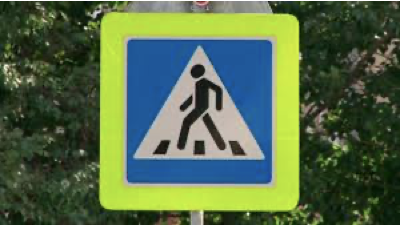
#> input picture Vision/road152.png, 400 x 225 px
$ python tareapt1.py
#> lines starting #> are read from the running program, lines starting #| are printed output that depends on the picture; after the words box and inside, x2 and y2 are one past the last pixel; in counts of white or black regions, pixels touching at a corner belong together
import cv2
import numpy as np
import os
from PIL import Image

# Cargando la imagen
imagen = Image.open("road152.png")
#> imagen is the input picture: PIL image 400x225 RGBA; mean R, G, B, A 83.6, 104.8, 72.6, 253.9

#imagen = Image.open('chango.jpeg')

# Mostrando la imagen en color
#imagen.show()
#cv2.imshow('Imagen original', np.array(imagen))

# Convertir la imagen a escala de grises
escala_grises = imagen.convert('L')
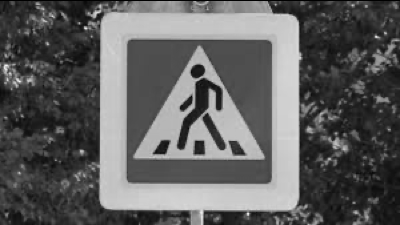
#> escala_grises: PIL image 400x225 L; min 0, max 244, mean 94.8

# Mostrando la imagen en escala de grises
#escala_grises.show()

# Aplicar un umbral de 128 a la imagen
umbral = 128
imagen_binaria = escala_grises.point(lambda x: 0 if x < umbral else 255, '1')
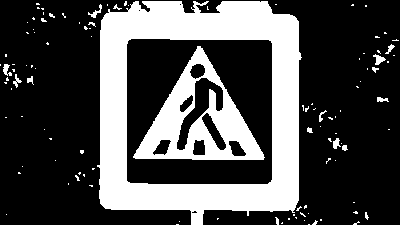
#> imagen_binaria: PIL image 400x225 1; 29.5% white; 110 white regions (94 under 20 px), largest, box (x1, y1, x2, y2) and area: (97, 1, 302, 225) 19788, (133, 46, 265, 160) 5690, (373, 54, 386, 65) 72

# Mostrar la imagen binaria
#imagen_binaria.show()

# Separar los canales de color
canales = imagen.split()

# Aplicar un umbral de 128 al canal rojo
umbral = 180
r = canales[0].point(lambda x: 0 if x < umbral else 255, 'L')
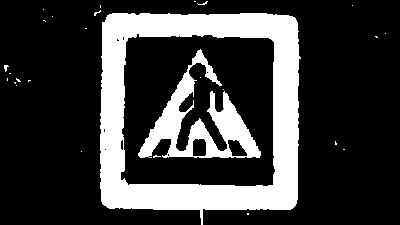
#> r: PIL image 400x225 L; 23.3% white; 27 white regions (24 under 20 px), largest, box (x1, y1, x2, y2) and area: (100, 13, 301, 225) 16576, (138, 49, 261, 158) 4288, (4, 65, 9, 72) 20

# Recombinar los canales de color para formar la imagen binaria
imagen_binR = Image.merge('RGB', (r, canales[1], canales[2]))
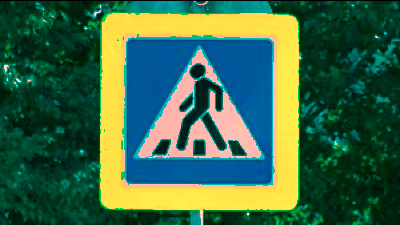
#> imagen_binR: PIL image 400x225 RGB; mean R, G, B 59.5, 104.8, 72.6

# Mostrar la imagen binaria
#imagen_binR.show()

img = np.array(escala_grises)
# Aplicar ruido gaussiano
media = 0
desviacion = 30
ruido = np.zeros(img.shape, np.uint8)
cv2.randn(ruido, media, desviacion)
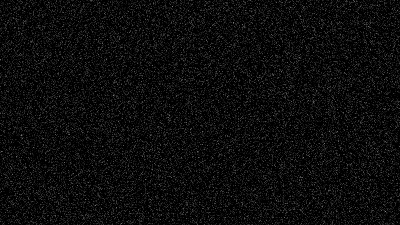
#> ruido: shape (225, 400); min 0, max 137, mean 11.9
img_ruidosa = cv2.add(img, ruido)
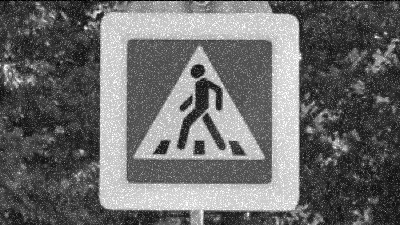
#> img_ruidosa: shape (225, 400); min 0, max 255, mean 106.6

# Aplicar filtro de media
img_filtrada_media = cv2.blur(img_ruidosa, (5,5))
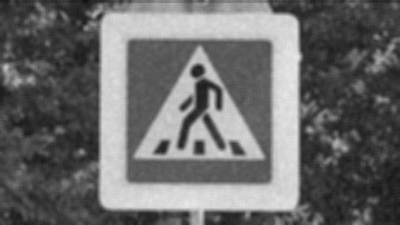
#> img_filtrada_media: shape (225, 400); min 18, max 233, mean 106.8

# Aplicar filtro Gaussiano
img_filtrada_gaussiano = cv2.GaussianBlur(img_ruidosa, (5,5), 0)

# Mostrar las imágenes
cv2.imshow('Imagen en blanco y negro', img)
cv2.imshow('Imagen con ruido gaussiano', img_ruidosa)
cv2.imshow('Imagen filtrada con filtro de media', img_filtrada_media)
cv2.imshow('Imagen filtrada con filtro Gaussiano', img_filtrada_gaussiano)
cv2.waitKey(0)
cv2.destroyAllWindows()

$ run again, with Vision/road1.png copied over Vision/road152.png
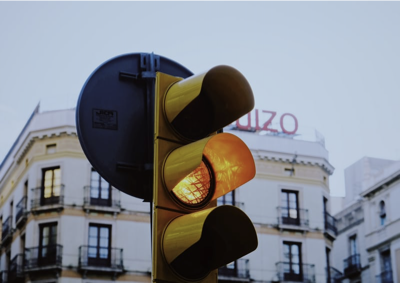
#> input picture Vision/road1.png, 400 x 283 px
#> imagen is the input picture: PIL image 400x283 RGBA; mean R, G, B, A 129.9, 133.9, 141.5, 254.5
#> `imagen_binaria = escala_grises.point(lambda x: 0 if x < umbral else 25..`:
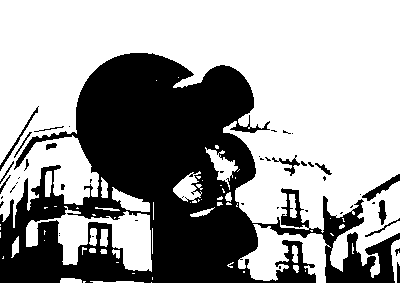
#> imagen_binaria: PIL image 400x283 1; 61.9% white; 46 black regions (30 under 20 px), largest, box (x1, y1, x2, y2) and area: (0, 53, 400, 283) 41775, (362, 174, 400, 201) 272, (0, 106, 39, 171) 185
#> r: PIL image 400x283 L; 38.1% white; 47 white regions (37 under 20 px), largest, box (x1, y1, x2, y2) and area: (0, 0, 400, 197) 42022, (173, 174, 202, 200) 359, (283, 115, 295, 131) 157
#> `img_filtrada_media = cv2.blur(img_ruidosa, (5,5))`:
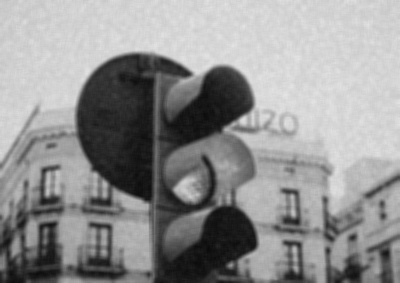
#> img_filtrada_media: shape (283, 400); min 10, max 229, mean 145.4

$ run again, with Vision/road10.png copied over Vision/road152.png
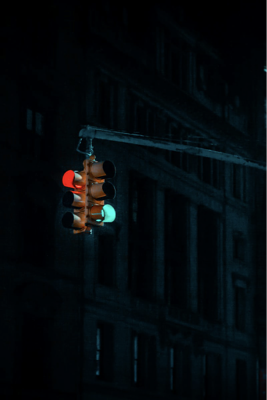
#> input picture Vision/road10.png, 267 x 400 px
#> imagen is the input picture: PIL image 267x400 RGBA; mean R, G, B, A 3.8, 9.3, 12.6, 254.7
#> `imagen_binaria = escala_grises.point(lambda x: 0 if x < umbral else 25..`:
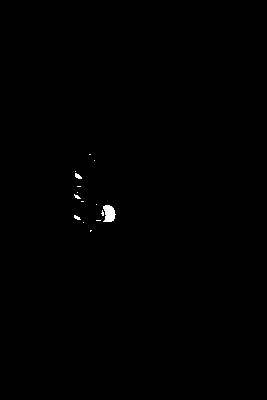
#> imagen_binaria: PIL image 267x400 1; 0.25% white; 15 white regions (12 under 20 px), largest, box (x1, y1, x2, y2) and area: (103, 205, 116, 222) 164, (75, 173, 82, 179) 27, (74, 215, 81, 220) 21
#> r: PIL image 267x400 L; 0.17% white; 7 white regions (6 under 20 px), largest, box (x1, y1, x2, y2) and area: (63, 170, 74, 188) 146
#> `img_filtrada_media = cv2.blur(img_ruidosa, (5,5))`:
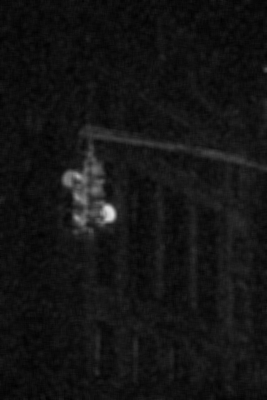
#> img_filtrada_media: shape (400, 267); min 1, max 223, mean 19.9
